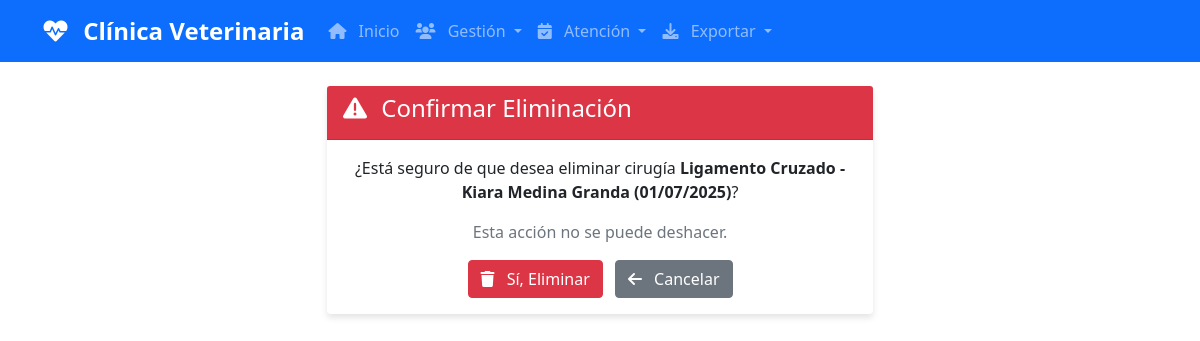
The page /cirugias/1/eliminar/ on the database as committed earlier.
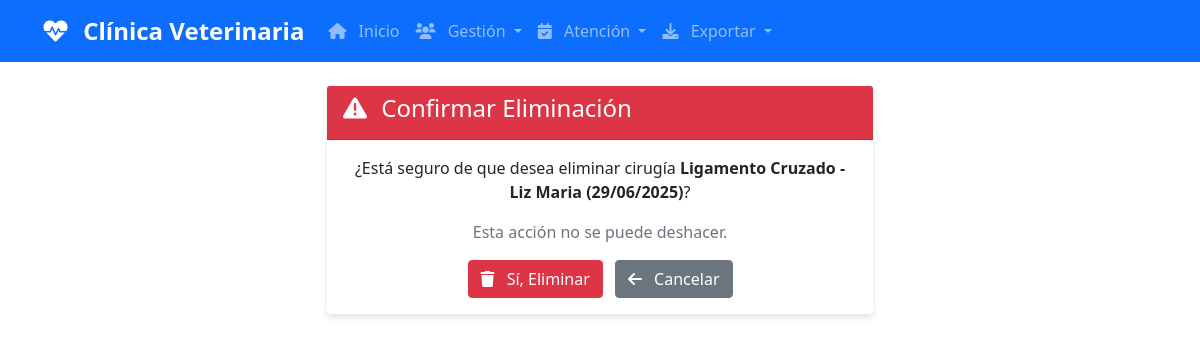
The same page on the database as committed later.
### core/models.py (models this page shows, shortened)
class Cirugia(models.Model):
    ESTADOS = [
        ('programada', 'Programada'),
        ('en_proceso', 'En Proceso'),
        ('completada', 'Completada'),
        ('cancelada', 'Cancelada'),
    ]
    fecha = models.DateTimeField()
    tipo_cirugia = models.CharField(max_length=200)
    descripcion = models.TextField()
    estado = models.CharField(max_length=20, choices=ESTADOS, default='programada')
    mascota = models.ForeignKey(Mascota, on_delete=models.CASCADE)
    veterinario = models.ForeignKey(Veterinario, on_delete=models.CASCADE)
    fecha_creacion = models.DateTimeField(auto_now_add=True)
    fecha_actualizacion = models.DateTimeField(auto_now=True)
    def __str__(self):
        return f"{self.tipo_cirugia} - {self.mascota.nombre} ({self.fecha.strftime('%d/%m/%Y')})"

class Mascota(models.Model):
    ESPECIES = [
        ("Perro", "Perro"),
        ("Gato",  "Gato"),
        ("Ave",   "Ave"),
        ("Otro",  "Otro"),
    ]
    nombre      = models.CharField(max_length=100)
    especie     = models.CharField(max_length=20, choices=ESPECIES)
    edad        = models.PositiveIntegerField()
    propietario = models.ForeignKey(Propietario, on_delete=models.CASCADE)

### core/views.py (the view)
# urls.py: path("cirugias/<int:pk>/eliminar/", views.cirugia_eliminar, name="cirugia_eliminar"),
def cirugia_eliminar(request, pk):
    cirugia = get_object_or_404(Cirugia, pk=pk)
    if request.method == "POST":
        cirugia.delete()
        messages.success(request, "Cirugía eliminada exitosamente.")
        return redirect("cirugias_lista")
    return render(request, "confirmar_eliminacion.html", {"objeto": cirugia, "tipo": "cirugía"})

### templates/confirmar_eliminacion.html (shortened to what this page needs)
{% extends "base.html" %}
{% block content %}
<div class="container mt-4">
    <div class="row justify-content-center">
        <div class="col-md-6">
            <div class="card">
                <div class="card-header bg-danger text-white">
                    <h4><i class="fas fa-exclamation-triangle"></i> Confirmar Eliminación</h4>
                </div>
                <div class="card-body">
                    <p class="text-center">
                        ¿Está seguro de que desea eliminar {{ tipo }}
                        <strong>{{ objeto }}</strong>?
                    </p>
                    <p class="text-muted text-center">
                        Esta acción no se puede deshacer.
                    </p>
                    <form method="post" class="text-center">
                        <button type="submit" class="btn btn-danger me-2">
                            <i class="fas fa-trash"></i> Sí, Eliminar
                        </button>
                        <a href="javascript:history.back()" class="btn btn-secondary">
                            <i class="fas fa-arrow-left"></i> Cancelar
                        </a>
                    </form>
                </div>
            </div>
        </div>
    </div>
</div>
{% endblock %}

Rows that differ between the two databases and show on the page:
changed Cirugia: tipo_cirugia+mascota+fecha "Ligamento Cruzado - Kiara Medina Granda (01/07/2025)" → "Ligamento Cruzado - Liz Maria (29/06/2025)"
